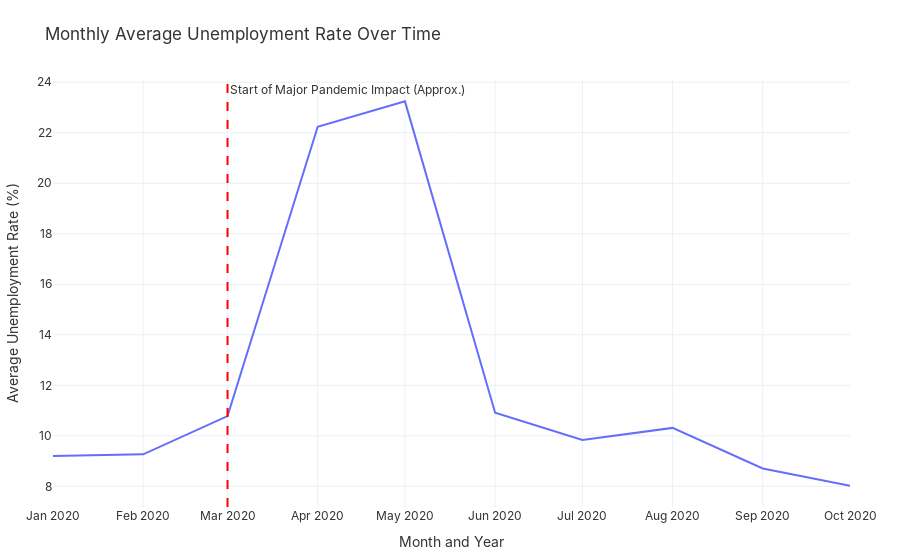

Notebook code for this chart:
### Code cell
# Step 5.4: Impact of COVID-19 on Unemployment Rate (Monthly Trend)
# This step focuses on the temporal impact of the pandemic on unemployment rates.
# It aggregates data by month and visualizes the trend, highlighting potential
# shifts due to external events.
print("\nStep 5.4: Generating plot for Impact of COVID-19 on Unemployment Rate (Monthly Trend).")

# Extract month and year for monthly aggregation.
df['Month_Year'] = df['Date'].dt.to_period('M').astype(str)

# Group by month and calculate the mean unemployment rate.
monthly_unemployment = df.groupby('Month_Year')['Unemployment_Rate'].mean().reset_index()

# Convert 'Month_Year' back to datetime for proper sorting on the x-axis.
monthly_unemployment['Month_Year'] = pd.to_datetime(monthly_unemployment['Month_Year'])
monthly_unemployment = monthly_unemployment.sort_values(by='Month_Year')

# Create a line plot using Plotly Express.
fig = px.line(monthly_unemployment, x='Month_Year', y='Unemployment_Rate',
              title='Monthly Average Unemployment Rate Over Time',
              labels={'Unemployment_Rate': 'Average Unemployment Rate (%)', 'Month_Year': 'Month and Year'})

# Add a vertical line to indicate a significant event, e.g., the start of the pandemic's major impact.
# This assumes a general timeline for the pandemic's onset in early 2020.
fig.add_vline(x=pd.to_datetime('2020-03-01').timestamp() * 1000, line_width=2, line_dash="dash", line_color="red",
              annotation_text="Start of Major Pandemic Impact (Approx.)", annotation_position="top right")

# Update layout.
fig.update_layout(
    xaxis_title="Month and Year",
    yaxis_title="Average Unemployment Rate (%)\n",
    hovermode="x unified",
    template="plotly_white",
    margin=dict(l=50, r=50, t=80, b=50),
    font=dict(family="Inter, sans-serif", size=12, color="#333")
)

# Display the plot.
fig.show()

### Figure 1 — Plotly figure (JSON) as saved in the notebook; plotly's stock layout.template omitted (floating-point values rounded to 4 significant figures)
{"data": [{"hovertemplate": "Month and Year=%{x}<br>Average Unemployment Rate (%)=%{y}<extra></extra>", "legendgroup": "", "line": {"color": "#636efa", "dash": "solid"}, "marker": {"symbol": "circle"}, "mode": "lines", "name": "", "orientation": "v", "showlegend": false, "type": "scatter", "x": ["2020-01-01T00:00:00", "2020-02-01T00:00:00", "2020-03-01T00:00:00", "2020-04-01T00:00:00", "2020-05-01T00:00:00", "2020-06-01T00:00:00", "2020-07-01T00:00:00", "2020-08-01T00:00:00", "2020-09-01T00:00:00", "2020-10-01T00:00:00"], "xaxis": "x", "y": [9.197, 9.266, 10.78, 22.24, 23.24, 10.91, 9.834, 10.31, 8.706, 8.026], "yaxis": "y"}], "layout": {"annotations": [{"showarrow": false, "text": "Start of Major Pandemic Impact (Approx.)", "x": 1583020800000, "xanchor": "left", "xref": "x", "y": 1, "yanchor": "top", "yref": "y domain"}], "autosize": true, "font": {"color": "#333", "family": "Inter, sans-serif", "size": 12}, "hovermode": "x unified", "legend": {"tracegroupgap": 0}, "margin": {"b": 50, "l": 50, "r": 50, "t": 80}, "shapes": [{"line": {"color": "red", "dash": "dash", "width": 2}, "type": "line", "x0": 1583020800000, "x1": 1583020800000, "xref": "x", "y0": 0, "y1": 1, "yref": "y domain"}], "title": {"text": "Monthly Average Unemployment Rate Over Time"}, "xaxis": {"anchor": "y", "autorange": true, "domain": [0, 1], "range": ["2020-01-01", "2020-10-01"], "title": {"text": "Month and Year"}, "type": "date"}, "yaxis": {"anchor": "x", "autorange": true, "domain": [0, 1], "range": [7.181, 24.09], "title": {"text": "Average Unemployment Rate (%)\n"}, "type": "linear"}}}
